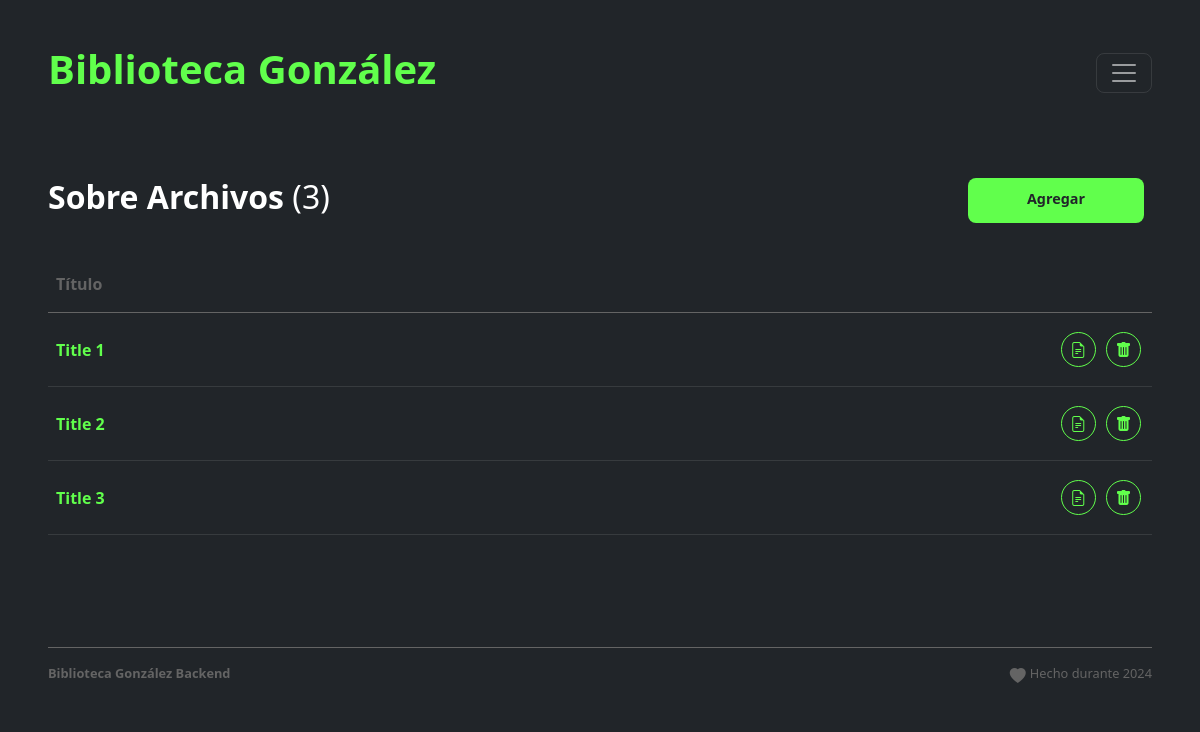
The app's page /sobre-archivos.php (signed in) with its own data.
### tables this page shows
CREATE TABLE `items` (
  `id` int(10) NOT NULL,
  `type` int(1) DEFAULT NULL,
  `category` varchar(256) NOT NULL,
  `title` varchar(256) DEFAULT NULL,
  `subtitle` varchar(256) NOT NULL,
  `text` text DEFAULT NULL,
  `text2` text NOT NULL,
  `image` varchar(256) DEFAULT NULL,
  `video` varchar(256) NOT NULL,
  `file` varchar(256) NOT NULL,
  `url` varchar(256) NOT NULL,
  `top` int(10) DEFAULT NULL
);

### sobre-archivos.php (the view, shortened to what this page needs)
<?php
require_once('./db/connection.php');
$table = "items";
$sec = 5;
if (isset($_GET['add'])) {
  $action = 'Agregar';
  $title_sec = " ";
} else {
  $title_sec = "Sobre Archivos";
  $sql = "SELECT * FROM $table WHERE type = $sec";
  $statement = $pdo->prepare($sql);
  $statement->execute();
  $results = $statement->fetchAll();
  $total = count($results);
}
require("includes/head.php");
?>
<body class="bg-dark">
  <main>
    <?php
    require("includes/header.php");
    if (isset($_GET['mod'])) {
    ?>
      <section class="p-3 p-lg-5 p-md-4 text-white">
        <div class="row mb-5">
          <h2> <strong><?php echo $title_sec ?></strong> </h2>
        </div>
        <form method="POST" name="form" enctype="multipart/form-data">
          <div class="row mb-5">
            <div class="col col-12 mb-3">
              <label class="form-label">Título</label>
              <input type="text" name="title" class="form-control bg-transparent text-white mb-2" value="<?php if (isset($results['title'])) echo ($results['title']) ?>" />
            </div>
            <div class="col col-12 mb-3">
              <label class="form-label">Texto</label>
              <div id="wysihtml5-toolbar" style="display: none;" class="mb-3">
                <a data-wysihtml5-command="bold">Bold</a> &bull;
                <a data-wysihtml5-command="italic">Italic</a> &bull;
                <a data-wysihtml5-command="underline">Subrayado</a> &bull;
                <a data-wysihtml5-command="formatInline" data-wysihtml5-command-value="h2">Título 1</a> &bull;
                <a data-wysihtml5-command="formatInline" data-wysihtml5-command-value="h3">Título 2</a>
                <br>
                <a data-wysihtml5-command="insertUnorderedList">Agregar Lista</a>
                &bull;
                <a data-wysihtml5-command="createLink">Agregar Link</a>
                <div data-wysihtml5-dialog="createLink" class="mt-3" style="display: none;">
                  <label class="mr-3 inline">
                    <input data-wysihtml5-dialog-field="href" value="http://" class="text">
                  </label>
                  <a data-wysihtml5-dialog-action="save">Agregar</a> / <a data-wysihtml5-dialog-action="cancel">Cancelar</a>
                </div>
                &bull;
                <a data-wysihtml5-command="insertImage">Agregar imagen</a>
                <div data-wysihtml5-dialog="insertImage" class="mt-3" style="display: none;">
                  <label class="mr-3 inline">
                    <input data-wysihtml5-dialog-field="src" value="http://">
                  </label>
                  <a data-wysihtml5-dialog-action="save">Agregar</a> /
                  <a data-wysihtml5-dialog-action="cancel">Cancelar</a>
                </div>
              </div>
              <textarea name="text" id="wysihtml5-textarea" cols="30" rows="12" class="form-control bg-transparent text-white mb-2"><?php if (isset($results['text'])) echo ($results['text']) ?></textarea>
            </div>
            <div class="col col-12 col-md-6 pe-md-3 mb-3">
              <label class="form-label">Imagen</label>
              <input name="userfile1" class="form-control bg-transparent text-white mb-2" type="file">
              <div class="row text-secondary">Recomendado 1280 x 800 px de ancho y alto.</div>
              <?php
              if (isset($results['image'])) if ($results['image']) {
                echo '<a href="./images/' . $results['image'] . '" target="_blank" class="opacity"><img src="./images/' . $results['image'] . '" class="mt-3 img-circle-large mb-3" /></a>';
                echo '<input type="checkbox" name="delete_image" value="1" style="margin-right: .5rem;" class="form-check-input" id="delete_image">';
                echo '<label class="form-check-label" for="delete_image">Eliminar imagen</label>';
              }
              ?>
            </div>
            <div class="col col-12 col-md-6 mb-3">
              <label class="form-label">Link</label>
              <input type="text" name="url" class="form-control bg-transparent text-white mb-2" value="<?php if (isset($results['url'])) echo ($results['url']) ?>" />
              <div class="row text-secondary">URL completa, incluir https://</div>
            </div>
            <div class="col col-12 col-md-6 pe-md-3 mb-3">
              <label class="form-label">Video (Enlace)</label>
              <input type="text" name="video" class="form-control bg-transparent text-white mb-2" value="<?php if (isset($results['video'])) echo ($results['video']) ?>" />
            </div>
            <div class="col col-12 col-md-6 mb-3">
              <label class="form-label">PDF</label>
              <input name="userfile2" class="form-control bg-transparent text-white mb-2" type="file">
              <?php if (isset($results['file'])) if ($results['file']) {
                echo '<a href="./images/' . $results['file'] . '" target="_blank" class="opacity">Ver Archivo</a>';
                echo '<br/> <input type="checkbox" name="delete_pdf" value="1" style="margin-right: .5rem;" class="form-check-input" id="delete_pdf">';
                echo '<label class="form-check-label" for="delete_pdf">Eliminar Archivo</label>';
              }
              ?>
            </div>
          </div>
          <div class="row">
            <div class="col col-12">
              <button type="button" class="rounded-2 btn btn-primary mybtn" onClick="javascript:document.form.submit();"><?php echo $action ?></button>
              <button type="button" class="rounded-2 btn btn-secondary mybtn mx-2" onClick="javascript:history.back();">Cancelar</button>
            </div>
          </div>
          <input type="hidden" name="form" value="1">
          <input type="hidden" name="action" value="<?php echo $action ?>">
          <input type="hidden" name="id" value="<?php echo $id_select ?>">
        </form>
      </section>
    <?php } else { ?>
      <section class="p-3 p-lg-5 p-md-4 text-white">
        <div class="row mb-4">
          <div class="col-10 col-md-10 mb-2">
            <h2><strong><?php echo $title_sec ?></strong> (<?php echo $total ?>)</h2>
          </div>
          <div class="col-md-2 mb-2 pe-md-2">
            <a href="?mod=1&add=1" class="rounded-2 btn btn-primary mybtn w-100">Agregar</a>
          </div>
        </div>
        <?php
        if ($total) {
        ?>
          <table class="table table-dark table-hover">
            <thead>
              <tr class="text-secondary">
                <th scope="col">Título</th>
                <th scope="col"></th>
              </tr>
            </thead>
            <tbody>
              <?php
              foreach ($results as $row) {
                $id = $row['id'];
                $title = $row['title'];
              ?>
                <tr>
                  <td valign="middle" class="text-primary">
                    <strong><?php echo $title; ?></strong>
                  </td>
                  <td valign="middle" align="right">
                    <a href="?mod=1&edit=1&i=<?php echo $id ?>" class="circle bg-transparent"><i class="bi bi-file-earmark-text"></i></a>
                    <a href="#" class="circle bg-transparent delete" data-id="<?php echo $id ?>"><i class="bi bi-trash-fill"></i></a>
                  </td>
                </tr>
              <?php
              }
              ?>
            </tbody>
          </table>
        <?php } ?>
      </section>
    <?php
    }
    require("includes/footer.php");
    ?>
  </main>
</body>
</html>

### css/custom.css (style rules this page uses)
:root { --bs-color-main: #61ff4c; }
a { color: var(--bs-color-main); text-decoration: none !important; }
.text-primary, .form-label, .circle { color: var(--bs-color-main) !important; }
.border-primary, .form-control, .circle { border-color: var(--bs-color-main) !important; }
.btn-primary { background-color: var(--bs-color-main); border: 0; }
input, .btn, .form-select { font-size: 0.9rem; height: 2.8rem; }
.table > :not(caption) > * > * { padding: 1rem 0.5rem; }
.circle { border: 1px solid; border-radius: 50%; display: inline-block; height: 35px; margin: 3px; padding-top: 5px; text-align: center; width: 35px; }
.mybtn { padding: 10px 3rem; }
.btn { font-weight: 600; }

### records on screen
items: title "Title 1"
items: title "Title 2"
items: title "Title 3"

### other values on screen
$title_sec "Sobre Archivos"
$total "3"
